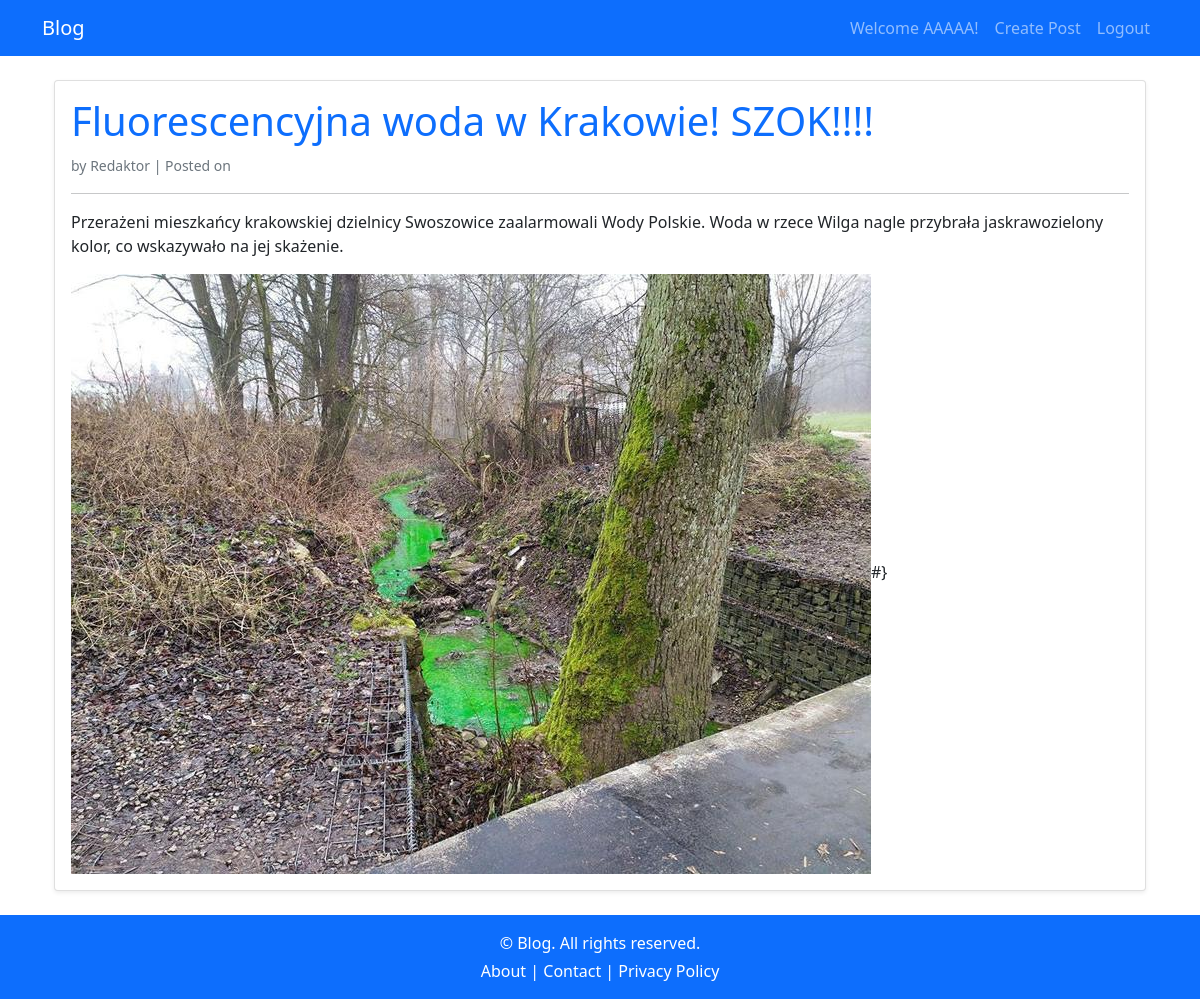
The page /feed/40/ (signed in) on the database its author committed.
### blog/models.py (models this page shows, shortened)
class Post(models.Model):
    STATUS_CHOICES = [
        ("draft", "Draft"),
        ("published", "Published"),
    ]
    title = models.CharField(max_length=100)
    author = models.ForeignKey("auth.User", on_delete=models.CASCADE)
    content = models.TextField()
    created_at = models.DateTimeField(auto_now_add=True)
    updated_at = models.DateTimeField(auto_now = True)
    status = models.CharField(choices=STATUS_CHOICES, default = "draft", max_length = 10)
    posted_at = models.DateTimeField(blank = True, null = True)
    image = models.ImageField(upload_to = "posts/%Y/%m/%d", null=True, blank=True)
    class Meta:
        db_table = 'posts'

### blog/views.py (the view)
# urls.py: path("feed/<post_id>/", show_post, name="details"),
@login_required()
def show_post(request, post_id):
    post = None
    form_update = None
    post = get_object_or_404(Post, id = post_id, status ="published")
    if request.method == "POST":
        form_update = PostForm(request.POST,request.FILE, instance=post)
        if form_update.is_valid():
            form_update.save()
    if request.user == post.author:
        form_update = PostForm(instance=post)
    return render(request,"blog/details.html",{"post":post,"form_update":form_update})

### blog/templates/blog/details.html
{% extends "blog/Base.html" %}
{% load crispy_forms_tags %}
{% block contents %}
<div class="container mt-4">
    {% if form_update %}
    <div class="card shadow-sm">
        <div class="card-body">
            <h2 class="card-title text-primary">Update Post</h2>
            <form method="post" class="mt-3">
                {% csrf_token %}
                {{ form_update|crispy }}
                <button type="submit" class="btn btn-primary">Update</button>
            </form>
        </div>
    </div>
    {% else %}
    <div class="card shadow-sm">
        <div class="card-body">
            <h1 class="card-title text-primary">{{ post.title }}</h1>
            <p class="text-muted"><small>by {{ post.author }} | Posted on {{ post.posted_at|date }}</small></p>
            <hr>
            <p class="card-text">{{ post.content }}</p>
           {% if post.image %}
             <img src="{{ post.image.url }}" alt="{{ post.title }}" class="img-fluid">#}
           {% endif %}
        </div>
    </div>
    {% endif %}
</div>
{% endblock %}

### blog/templates/blog/Base.html (shortened to what this page needs)
<!DOCTYPE html>
<html lang="en">
<head>
    <link href="https://cdn.jsdelivr.net/npm/bootstrap@5.0.2/dist/css/bootstrap.min.css" rel="stylesheet"
>
</head>
<body>
    <nav class="navbar navbar-expand-lg navbar-dark bg-primary">
        <div class="container">
            <a class="navbar-brand" href={% url 'posts:home' %}>Blog</a>
            <div class="collapse navbar-collapse" id="navbarNav">
                <ul class="navbar-nav ms-auto">
                    {% if not user.is_authenticated %}
                        <li class="nav-item">
                            <a class="nav-link" href="{% url 'posts:register' %}">Register</a>
                        </li>
                        <li class="nav-item">
                            <a class="nav-link" href="{% url 'posts:login' %}">Login</a>
                        </li>
                    {% else %}
                        <li class="nav-item">
                            <a class="nav-link" href="{% url 'posts:user_view' %}">Welcome {{ user.username }}!</a>
                        </li>
                        <li class = "nav-item">
                            <a class="nav-link" href="{% url 'posts:create_post' %}">Create Post</a>
                        </li>
                        <li class = "nav-item">
                            <a class = "nav-link" href="{% url 'posts:user_logout' %}">Logout</a>
                        </li>
                    {% endif %}
                </ul>
            </div>
        </div>
    </nav>
    <div class="container mt-4">
        {% block contents %}{% endblock %}
    </div>
    <footer class="bg-primary text-white text-center py-3 mt-4">
    <div class="container">
        <p class="mb-1">&copy; Blog. All rights reserved.</p>
        <p class="mb-0">
            <a href=# class="text-white text-decoration-none">About</a> |
            <a href=# class="text-white text-decoration-none">Contact</a> |
            <a href=# class="text-white text-decoration-none">Privacy Policy</a>
        </p>
    </div>
</footer>
</body>
</html>

### rows shown on the page
Post: title "Fluorescencyjna woda w Krakowie! SZOK!!!!", author "Redaktor", content "Przerażeni mieszkańcy krakowskiej dzielnicy Swoszowice zaalarmowali Wody Polskie. Woda w rzece Wilga nagle przybrała jaskrawozielony kolor, co wskazywało na jej skażenie.", image (picture)

### other values the page prints
{{ user.username }} "AAAAA"
